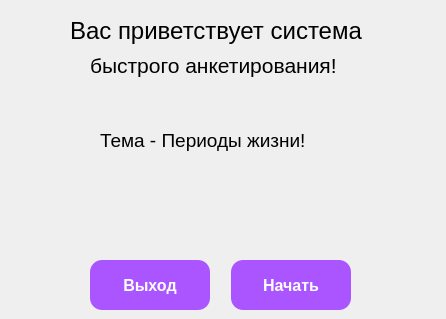
<?xml version="1.0" encoding="UTF-8"?>
<ui version="4.0">
 <class>MainWindow</class>
 <widget class="QMainWindow" name="MainWindow">
  <property name="geometry">
   <rect>
    <x>0</x>
    <y>0</y>
    <width>446</width>
    <height>319</height>
   </rect>
  </property>
  <property name="minimumSize">
   <size>
    <width>446</width>
    <height>319</height>
   </size>
  </property>
  <property name="maximumSize">
   <size>
    <width>446</width>
    <height>319</height>
   </size>
  </property>
  <property name="windowTitle">
   <string>MainWindow</string>
  </property>
  <widget class="QWidget" name="centralwidget">
   <widget class="QPushButton" name="btn_exit">
    <property name="geometry">
     <rect>
      <x>90</x>
      <y>260</y>
      <width>120</width>
      <height>50</height>
     </rect>
    </property>
    <property name="font">
     <font>
      <family>Segoe UI</family>
      <pointsize>-1</pointsize>
      <weight>99</weight>
      <bold>true</bold>
     </font>
    </property>
    <property name="styleSheet">
     <string notr="true">color:rgb(255,255,255);
border-radius:12px;
font-weight:900;
background-color:rgb(170, 85, 255);
font-size:16px;</string>
    </property>
    <property name="text">
     <string>Выход</string>
    </property>
   </widget>
   <widget class="QLabel" name="label_welcome_1">
    <property name="geometry">
     <rect>
      <x>70</x>
      <y>10</y>
      <width>351</width>
      <height>41</height>
     </rect>
    </property>
    <property name="font">
     <font>
      <family>Segoe UI</family>
      <pointsize>18</pointsize>
     </font>
    </property>
    <property name="text">
     <string>Вас приветствует система</string>
    </property>
   </widget>
   <widget class="QPushButton" name="btn_begin">
    <property name="geometry">
     <rect>
      <x>231</x>
      <y>260</y>
      <width>120</width>
      <height>50</height>
     </rect>
    </property>
    <property name="font">
     <font>
      <family>Segoe UI</family>
      <pointsize>-1</pointsize>
      <weight>99</weight>
      <bold>true</bold>
     </font>
    </property>
    <property name="styleSheet">
     <string notr="true">color:rgb(255,255,255);
border-radius:12px;
font-weight:900;
background-color:rgb(170, 85, 255);
font-size:16px;</string>
    </property>
    <property name="text">
     <string>Начать</string>
    </property>
   </widget>
   <widget class="QLabel" name="label_subject">
    <property name="geometry">
     <rect>
      <x>100</x>
      <y>130</y>
      <width>241</width>
      <height>21</height>
     </rect>
    </property>
    <property name="font">
     <font>
      <family>Segoe UI</family>
      <pointsize>14</pointsize>
     </font>
    </property>
    <property name="text">
     <string>Тема - Периоды жизни!</string>
    </property>
   </widget>
   <widget class="QLabel" name="label_welcome_2">
    <property name="geometry">
     <rect>
      <x>90</x>
      <y>50</y>
      <width>311</width>
      <height>31</height>
     </rect>
    </property>
    <property name="font">
     <font>
      <family>Segoe UI</family>
      <pointsize>16</pointsize>
     </font>
    </property>
    <property name="text">
     <string>быстрого анкетирования!</string>
    </property>
   </widget>
  </widget>
 </widget>
 <resources/>
 <connections/>
</ui>
